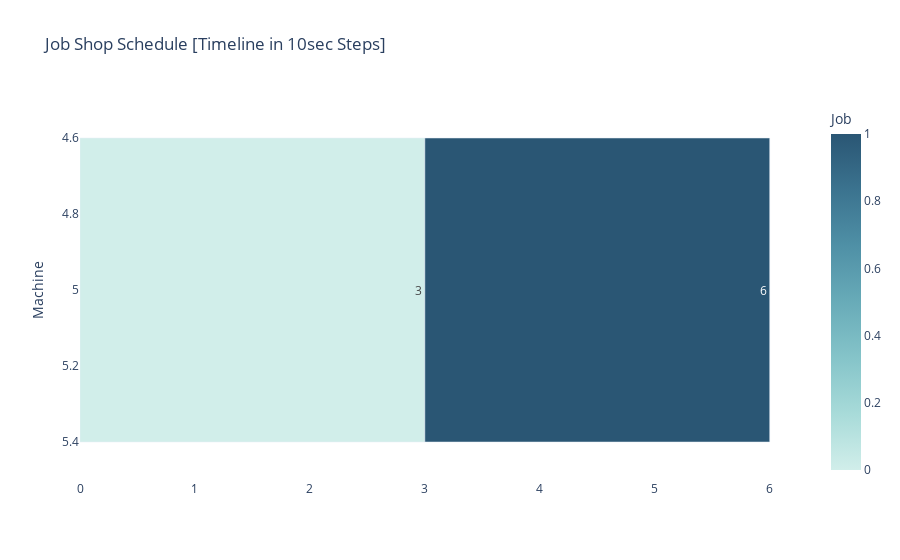

The notebook cell saved with this chart:
### Code cell
get_qubo_ganttchart(df_schedule)

### Figure 1 — Plotly figure (JSON) as saved in the notebook; plotly's stock layout.template omitted (floating-point values rounded to 4 significant figures)
{"data": [{"alignmentgroup": "True", "base": [0, 3], "hovertemplate": "StartTime=%{base}<br>FinishTime=%{x}<br>Machine=%{y}<br>DueDate=%{text}<br>Job=%{marker.color}<extra></extra>", "legendgroup": "", "marker": {"color": [0, 1], "coloraxis": "coloraxis"}, "name": "", "offsetgroup": "", "orientation": "h", "showlegend": false, "text": [3, 6], "textposition": "auto", "type": "bar", "x": [3, 3], "xaxis": "x", "y": [5, 5], "yaxis": "y"}], "layout": {"barmode": "overlay", "coloraxis": {"colorbar": {"title": {"text": "Job"}}, "colorscale": [[0, "rgb(209, 238, 234)"], [0.1667, "rgb(168, 219, 217)"], [0.3333, "rgb(133, 196, 201)"], [0.5, "rgb(104, 171, 184)"], [0.6667, "rgb(79, 144, 166)"], [0.8333, "rgb(59, 115, 143)"], [1, "rgb(42, 86, 116)"]]}, "legend": {"tracegroupgap": 0}, "paper_bgcolor": "rgba(0, 0, 0, 0)", "plot_bgcolor": "rgba(0, 0, 0, 0)", "title": {"text": "Job Shop Schedule [Timeline in 10sec Steps]"}, "xaxis": {"anchor": "y", "domain": [0, 1], "type": "linear"}, "yaxis": {"anchor": "x", "autorange": "reversed", "domain": [0, 1], "title": {"text": "Machine"}}}}
